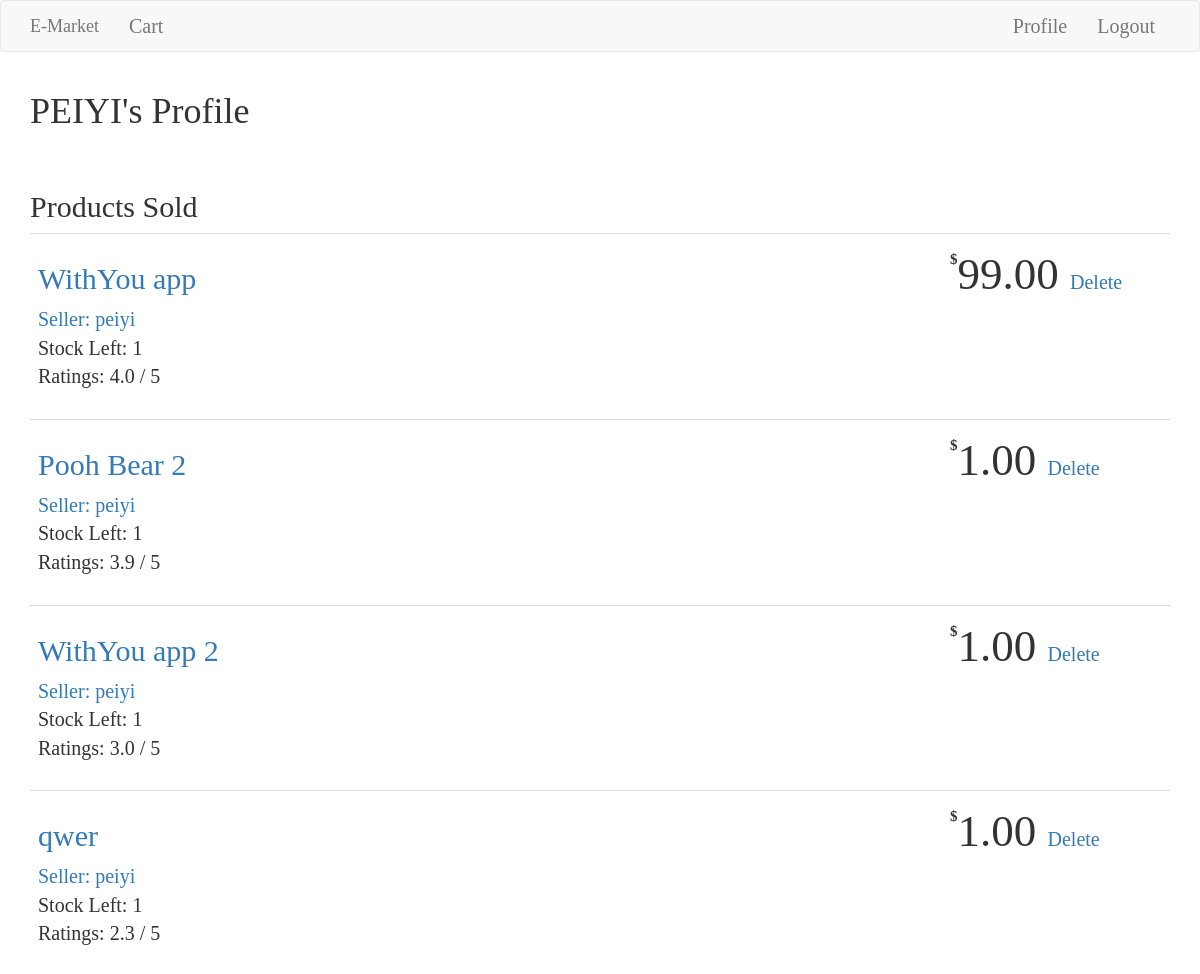
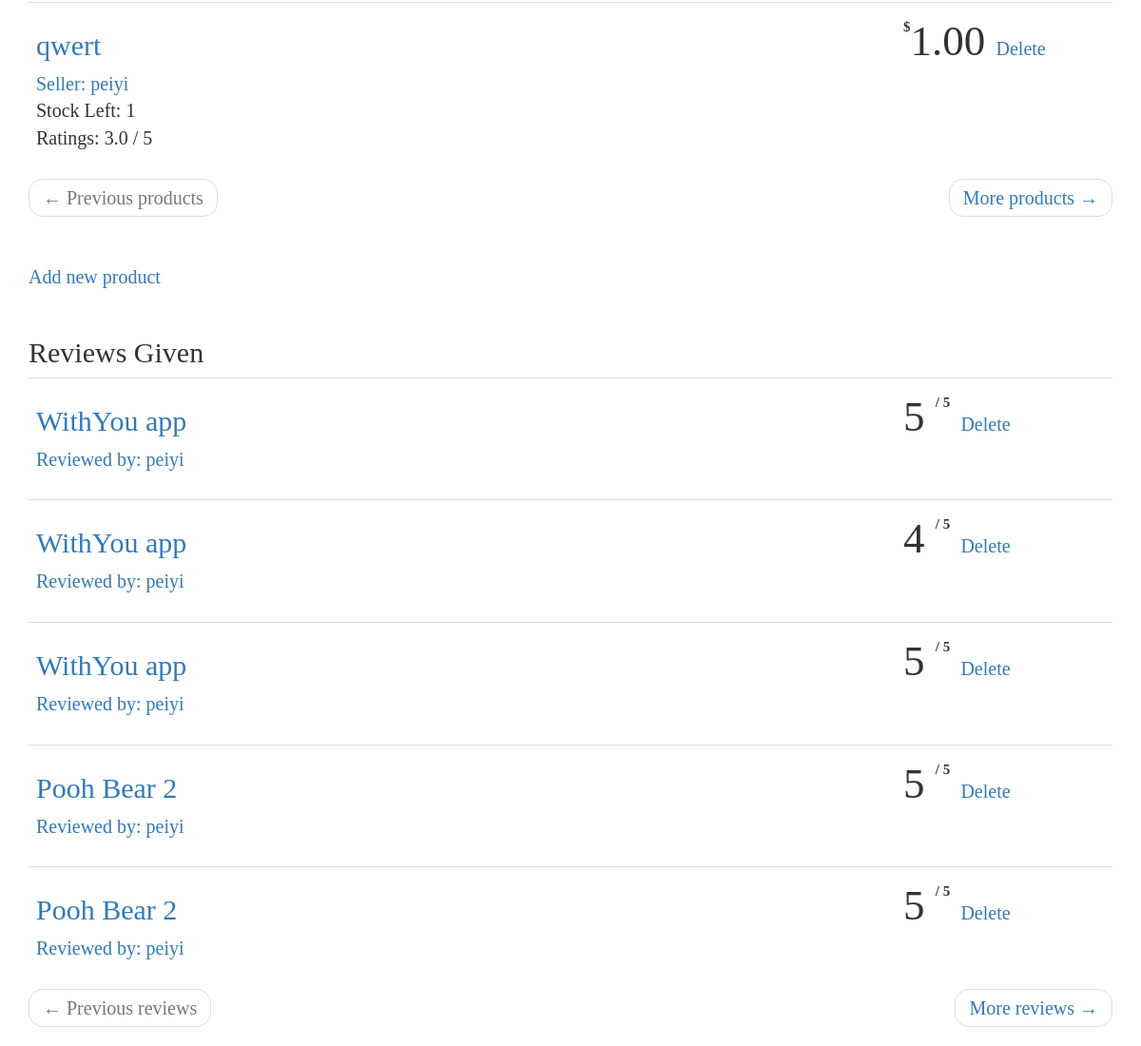
The app's page /user/peiyi (signed in), older data (2 pictures, top to bottom).
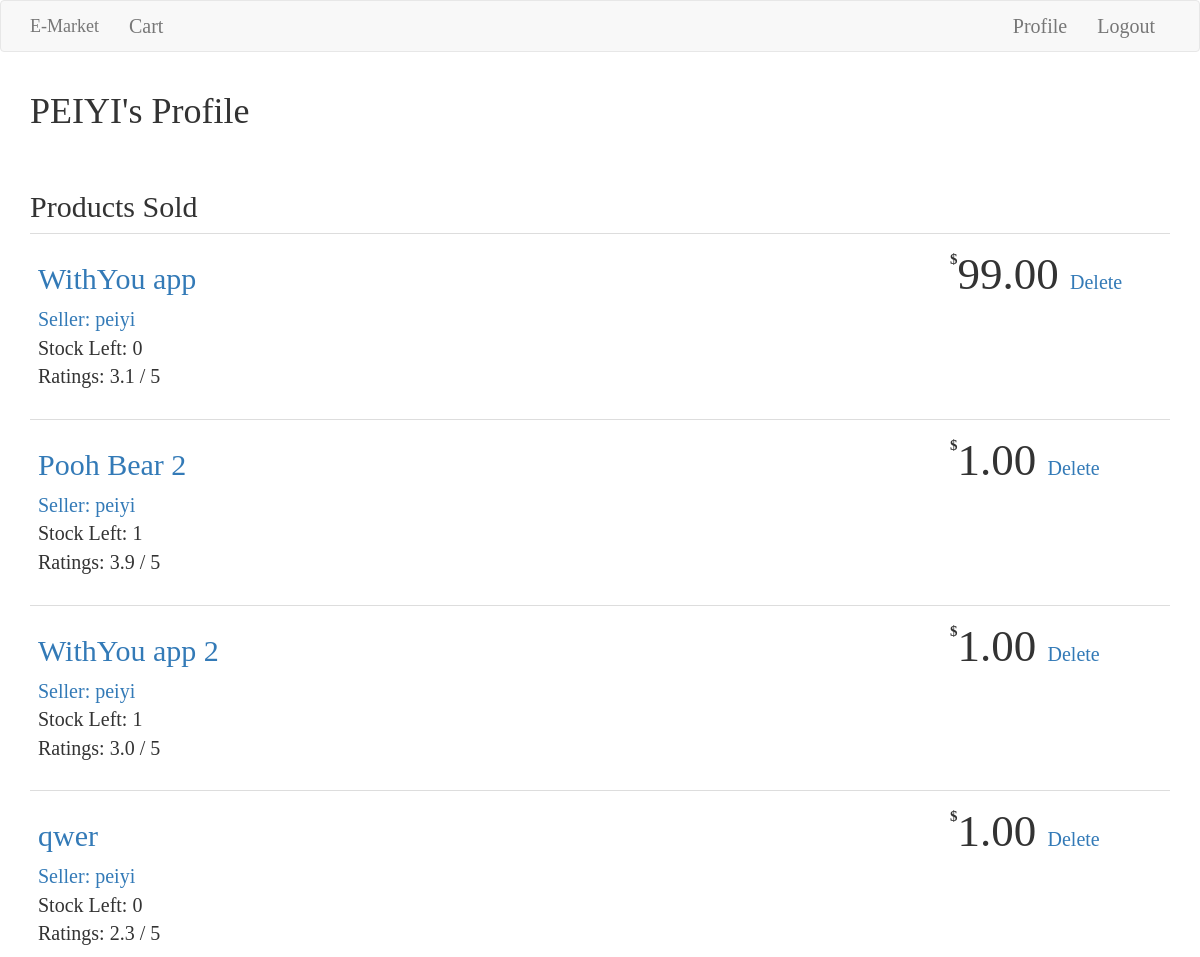
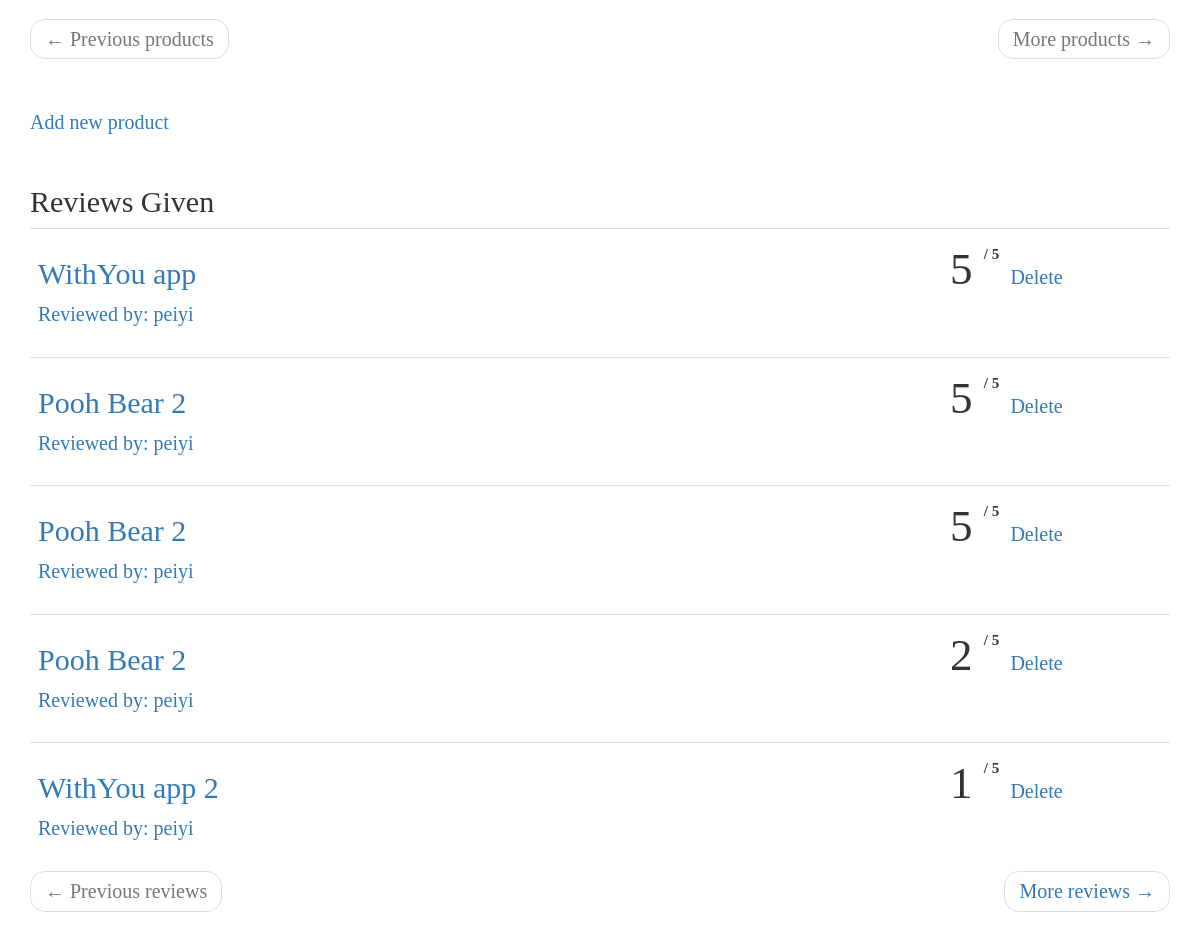
The same page, newer data (2 pictures, top to bottom).
### app/models.py (models this page shows, shortened)
class Product(db.Model):
    id = db.Column(db.Integer, primary_key=True)
    name = db.Column(db.String(120), index=True)
    price = db.Column(db.Float, index=True)
    stock = db.Column(db.Integer, index=True)
    avg_ratings = db.Column(db.Float, index=True)
    seller_id = db.Column(db.Integer, db.ForeignKey('user.id'))
    review = db.relationship('Review', backref='product', lazy='dynamic')
    buyers = db.relationship(
        'User',
        secondary=in_carts,
        backref="boughts",
        lazy="dynamic")

class User(UserMixin, db.Model):
    id = db.Column(db.Integer, primary_key=True)
    username = db.Column(db.String(64), unique=True, index=True)
    email = db.Column(db.String(120), unique=True, index=True)
    password_hash = db.Column(db.String(128))
    products = db.relationship('Product', backref='seller', lazy='dynamic')
    reviews = db.relationship('Review', backref='reviewer', lazy='dynamic')
    in_cart = db.relationship(
        'Product',
        secondary=in_carts,
        backref="buyinguser",
        lazy='dynamic')

class Review(db.Model):
    id = db.Column(db.Integer, primary_key=True)
    ratings = db.Column(db.String(120), index=True)
    comments = db.Column(db.String(140))
    user_id = db.Column(db.Integer, db.ForeignKey('user.id'))
    product_id = db.Column(db.Integer, db.ForeignKey('product.id'))

### app/routes.py (the view)
@app.route('/user/<username>')
@login_required
def user(username):
    user = User.query.filter_by(username=username).first_or_404()
    product_page = request.args.get('product_page', 1, type=int)
    products = Product.query.filter_by(seller_id=user.id).paginate(product_page, app.config['PER_PAGE'], False)
    review_page = request.args.get('review_page', 1, type=int)
    reviews = Review.query.filter_by(user_id = user.id).paginate(review_page, app.config['PER_PAGE'], False)
    product_next_url = url_for('user', product_page=products.next_num, review_page=review_page, username=username) if products.has_next else None
    product_prev_url = url_for('user', product_page=products.prev_num, review_page=review_page, username=username) if products.has_prev else None
    review_next_url = url_for('user', review_page=reviews.next_num, product_page=product_page, username=username) if reviews.has_next else None
    review_prev_url = url_for('user', review_page=reviews.prev_num, product_page=product_page, username=username) if reviews.has_prev else None
    return render_template('user.html', user=user, products=products.items, reviews=reviews.items,
                           product_next_url = product_next_url, product_prev_url=product_prev_url,
                           review_next_url = review_next_url, review_prev_url=review_prev_url)

### app/models.py (called while the page is built)
@login.user_loader
def load_user(id):
    return User.query.get(int(id))

### app/templates/user.html
{% extends 'base.html' %}
{% block app_content %}
  <h1 style="font-family: Segoe UI Semibold;">{{user.username.upper()}}'s Profile</h1>
  <br>
  <h2 style="font-family: Segoe UI Semibold;">Products Sold</h2>
  {% for product in products %}
    {% include '_product.html' %}
  {% endfor %}
  <nav aria-label="...">
          <ul class="pager">
              <li class="previous{% if not product_prev_url %} disabled{% endif %}">
                  <a href="{{ product_prev_url or '#' }}">
                      <span aria-hidden="true">&larr;</span> Previous products
                  </a>
              </li>
              <li class="next{% if not product_next_url %} disabled{% endif %}">
                  <a href="{{ product_next_url or '#' }}">
                      More products <span aria-hidden="true">&rarr;</span>
                  </a>
              </li>
          </ul>
      </nav>
  <br>
  {% if user.id == current_user.id%}
    <a href="{{url_for('newproduct')}}"> Add new product </a>
    <br>
    <br>
  {% endif %}
  <h2 style="font-family: Segoe UI Semibold;">Reviews Given</h2>
  {% for review in reviews %}
    {% include '_review.html' %}
  {% endfor %}
  <nav aria-label="...">
          <ul class="pager">
              <li class="previous{% if not review_prev_url %} disabled{% endif %}">
                  <a href="{{ review_prev_url or '#' }}">
                      <span aria-hidden="true">&larr;</span> Previous reviews
                  </a>
              </li>
              <li class="next{% if not review_next_url %} disabled{% endif %}">
                  <a href="{{ review_next_url or '#' }}">
                      More reviews <span aria-hidden="true">&rarr;</span>
                  </a>
              </li>
          </ul>
      </nav>
{% endblock %}

### app/templates/_product.html
<table class="table table-hover">
        <tr>
            <td width="80%" style="font-family: Segoe UI Light;">
                <h3>
                <a href="{{url_for('product', id=product.id)}}" class="headers">
                {{product.name}} <br>
                </a></h3>
                <a href="{{ url_for('user', username=product.seller.username) }}">
                Seller: {{product.seller.username}}
                </a><br>
                Stock Left: {{product.stock}}
                <br>
                {% if product.avg_ratings %}
                Ratings: {{'%.1f' % product.avg_ratings}} / 5
                {% else %}
                Ratings: {{product.avg_ratings}} / 5
                {% endif %}
            </td>
            <td style="font-size: 45px; font-family: Neuton">
                <label style="font-size: 15px; vertical-align: text-top; ">$</label>{{'%.2f' % product.price}}
                {% if product.seller.id == current_user.id %}
                  <a href="{{url_for('deleteproduct', product_id=product.id)}}">Delete</a>
                {% endif %}
            </td>
        </tr>
    </table>

### app/templates/_review.html (shortened to what this page needs)
<table class="table table-hover">
        <tr>
            <td width="80%" style="font-family: Segoe UI Light;">
                <h3>
                <a href="{{url_for('product', id=review.product.id)}}" class="headers">
                {{review.product.name}} <br>
                </a></h3>
                <a href="{{ url_for('user', username=review.reviewer.username) }}">
                Reviewed by: {{review.reviewer.username}}
                </a><br>
            </td>
            <td style="font-size: 45px; font-family: Neuton">
                {{review.ratings}}
                <label style="font-size: 15px; vertical-align: text-top; ">/   5</label>
                {% if review.reviewer.id == current_user.id %}
                  <a href="{{url_for('deletereview', review_id=review.id, prev=request.url)}}">Delete</a>
                {% endif %}
            </td>
        </tr>
    </table>

Row changes from the older to the newer data that the page shows:
removed Product: name "qwert", seller.username "peiyi", stock "1", avg_ratings "3.0", price "1.00"
removed Review: product.name "WithYou app", reviewer.username "peiyi", ratings "5"
removed Review: product.name "WithYou app", reviewer.username "peiyi", ratings "4"
changed Product "WithYou app": stock "1" → "0"; avg_ratings "4.0" → "3.1"
changed Product "qwer": stock "1" → "0"
now on this page (row unchanged): Review: product.name "Pooh Bear 2", reviewer.username "peiyi", ratings "2"
now on this page (row unchanged): Review: product.name "WithYou app 2", reviewer.username "peiyi", ratings "1"
